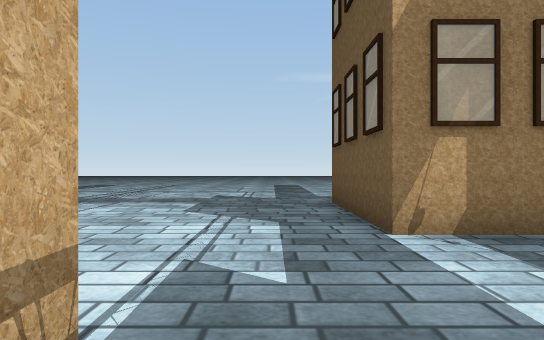
view 1 (above)

13 first-person views from a walk through a 3-D level made in the Unity game engine. The camera is 0.68 m above the floor, looks level and sees 75° across. The floor is counted in squares, 1 m on a side. Each view is taken from the middle of a square. On the plan, view 1 faces up. The plan holds only what a view shows up to about 10 squares ahead; the rest is blank. The place goes on beyond the plan. Some surface patterns are stand-ins.

view 2
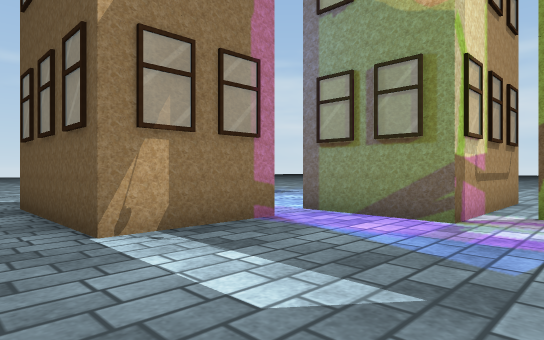

view 3
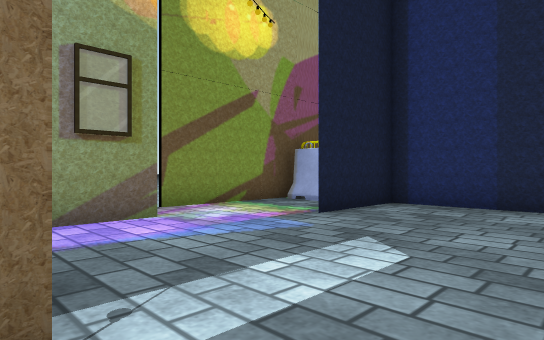

view 4
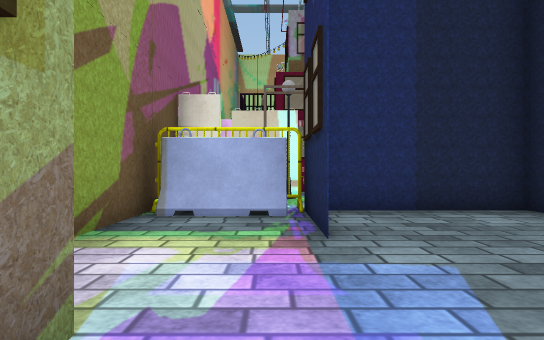

view 5
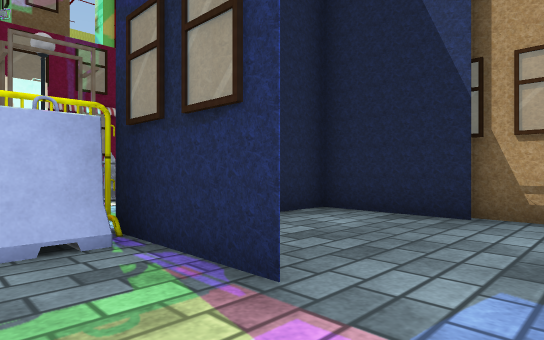

view 6
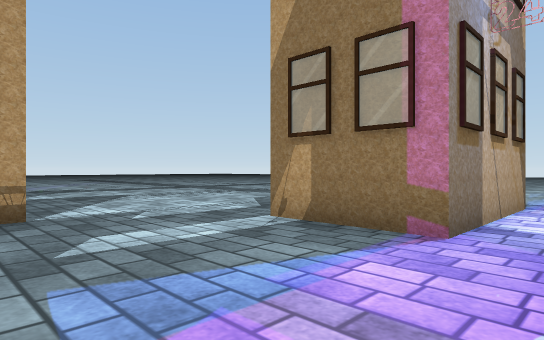

view 7
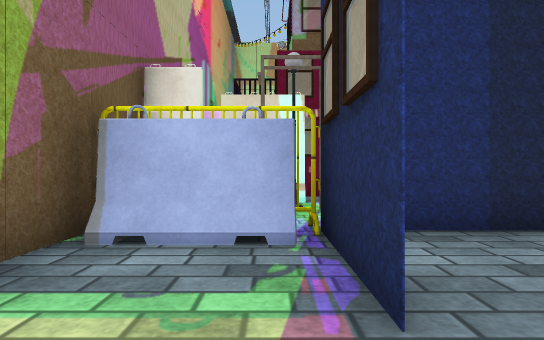

view 8
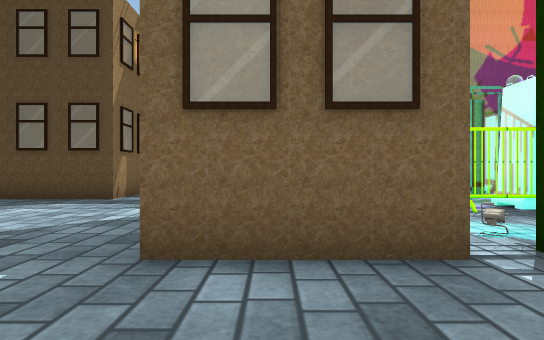

view 9
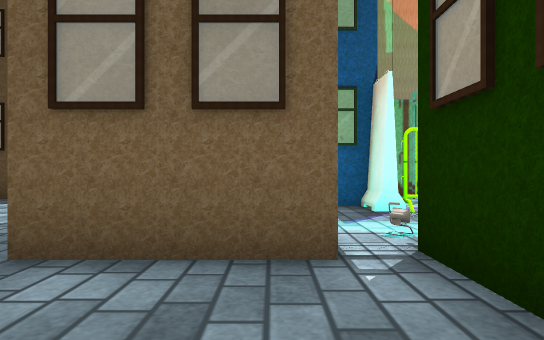

view 10
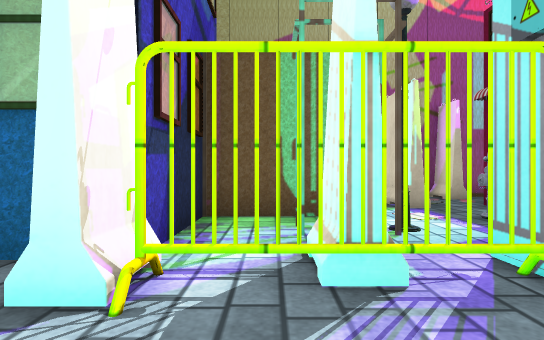

view 11
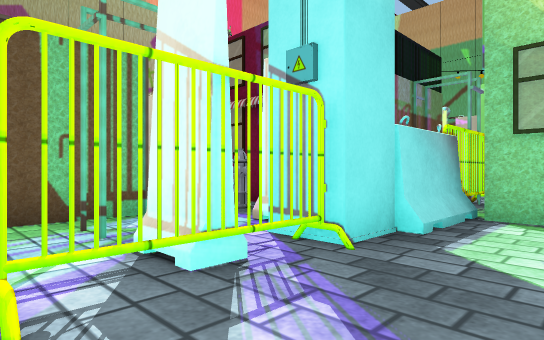

view 12
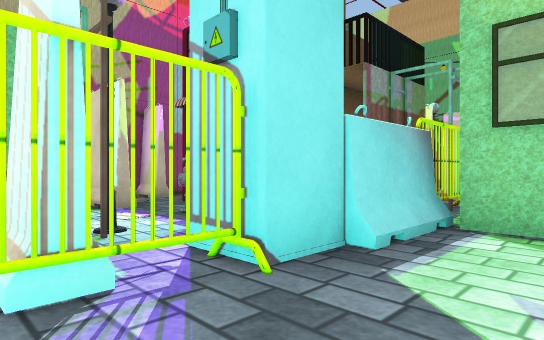

view 13
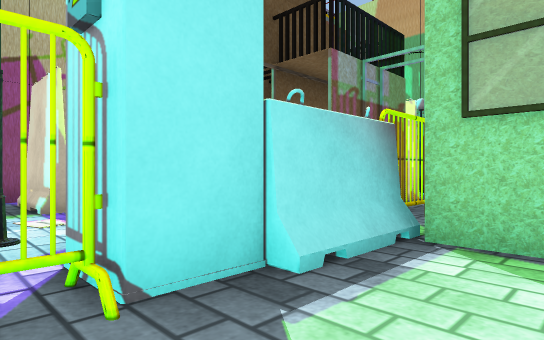

### Floor plan
Key: @ floor where view 1 was taken; # wall or solid block; x gap in a wall; . floor; = window, fence, low wall or low ledge; B barrier; S streetlight; H hydrant; L block; O other object.
Columns run from 7 left of view 1 to 10 right of it. Each row starts with its distance up from view 1.
  7     ....#  #
  6     ....#  #
  5    .....#  #..
  4   ......#####
  3  ...........#
  2  ...........####..
  1  ..#..#......x....
  0 ...#  #@.....#
 -1 ...#  ##..#..#
 -2   ##=..#..#..#
 -3     ..#####BB#
 -4     ..B##O..
 -5     ..B##O..
 -6     ..##S.#S##
 -7     ..L##H#O##
 -8     ##L   ####
 -9      .B      #
-10       BO
-11        O
-12        .
-13        ##
-14        #
-15        #

Positions as (right, up) in squares from view 1, and headings:
1: (0, 0), facing up
2: (0, 0), facing up-right
3: (0, 4), facing down-right
4: (4, 3), facing down
5: (5, 1), facing down-left
6: (5, 0), facing up-left
7: (4, 1), facing down
8: (-7, 0), facing right
9: (-7, -1), facing right
10: (-3, -4), facing right
11: (-3, -3), facing down-right
12: (-3, -4), facing down-right
13: (-3, -5), facing down-right
